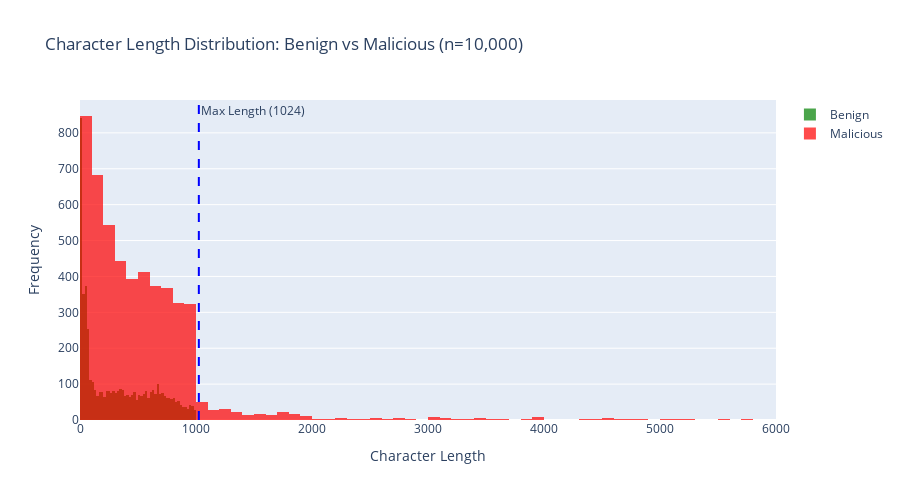
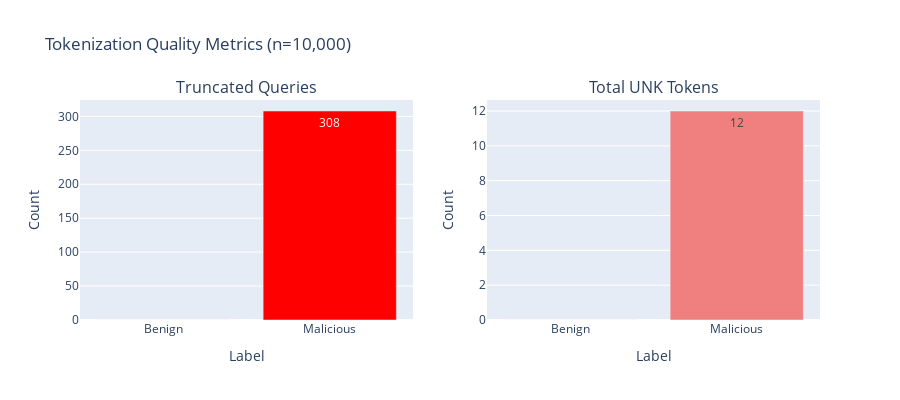
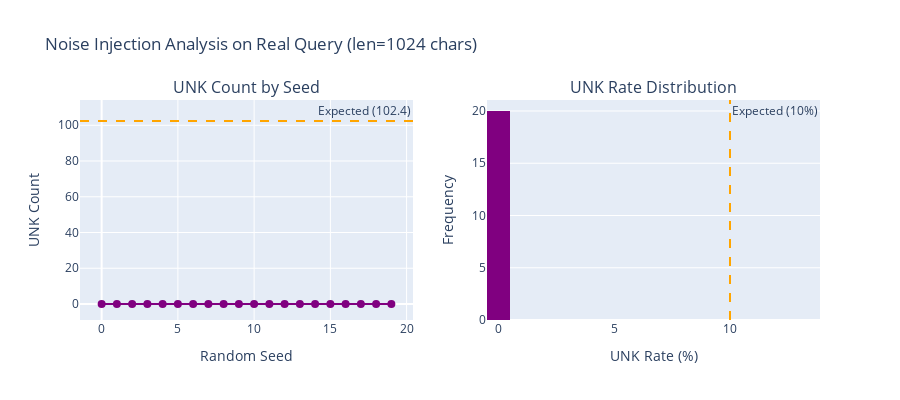

Notebook cell for these charts, in order:
### Code cell
# Cell 12: Test Tokenizer on Real Training Data
import plotly.graph_objects as go
import plotly.express as px
from plotly.subplots import make_subplots

print("="*70)
print("Testing Character Tokenizer on Real Training Data")
print("="*70)

# Test 1: Sample actual queries from training set
print("\nTest 1: Encoding Real Queries from Training Set")
print("-"*70)

# Get sample queries (benign and malicious)
benign_samples = df_train[df_train['label'] == 0]['query'].head(3).tolist()
malicious_samples = df_train[df_train['label'] == 1]['query'].head(3).tolist()

tokenizer.disable_noise()

print("\nBENIGN QUERIES:")
for i, query in enumerate(benign_samples, 1):
    encoded = tokenizer.encode(query)
    decoded = tokenizer.decode(encoded['token_ids'])
    match = decoded == query
    
    print(f"\n[Benign {i}]")
    print(f"Query: {query[:100]}{'...' if len(query) > 100 else ''}")
    print(f"Length: {encoded['length']} chars, Truncated: {encoded['truncated']}, UNK: {encoded['unk_count']}, Match: {match}")

print("\nMALICIOUS QUERIES:")
for i, query in enumerate(malicious_samples, 1):
    encoded = tokenizer.encode(query)
    decoded = tokenizer.decode(encoded['token_ids'])
    match = decoded == query
    
    print(f"\n[Malicious {i}]")
    print(f"Query: {query[:100]}{'...' if len(query) > 100 else ''}")
    print(f"Length: {encoded['length']} chars, Truncated: {encoded['truncated']}, UNK: {encoded['unk_count']}, Match: {match}")

# Test 2: Round-trip accuracy on full training set sample
print("\n" + "="*70)
print("Test 2: Round-Trip Accuracy on 10,000 Real Training Queries")
print("="*70)

tokenizer.disable_noise()
sample_size = 10000
test_queries = df_train['query'].astype(str).head(sample_size).tolist()
test_labels = df_train['label'].head(sample_size).tolist()

results = []
for query, label in zip(test_queries, test_labels):
    encoded = tokenizer.encode(query)
    decoded = tokenizer.decode(encoded['token_ids'])
    
    results.append({
        'label': label,
        'original_length': encoded['original_length'],
        'encoded_length': encoded['length'],
        'truncated': encoded['truncated'],
        'unk_count': encoded['unk_count'],
        'perfect_match': (decoded == query) and not encoded['truncated']
    })

results_df = pd.DataFrame(results)

print(f"\nTotal queries tested: {len(results_df):,}")
print(f"Perfect matches: {results_df['perfect_match'].sum():,} ({results_df['perfect_match'].mean()*100:.2f}%)")
print(f"Truncated: {results_df['truncated'].sum():,} ({results_df['truncated'].mean()*100:.2f}%)")
print(f"Total UNK tokens: {results_df['unk_count'].sum():,}")
print(f"Average UNK per query: {results_df['unk_count'].mean():.4f}")

print("\nBy Label:")
for label in [0, 1]:
    label_name = "Benign" if label == 0 else "Malicious"
    subset = results_df[results_df['label'] == label]
    print(f"  {label_name}: {len(subset):,} queries, "
          f"Perfect: {subset['perfect_match'].mean()*100:.2f}%, "
          f"Truncated: {subset['truncated'].mean()*100:.2f}%")

# Test 3: Noise injection on real queries
print("\n" + "="*70)
print("Test 3: Noise Injection on Real Training Queries")
print("="*70)

# Take 3 real queries and apply noise
noise_test_queries = df_train['query'].astype(str).iloc[100:103].tolist()

for i, query in enumerate(noise_test_queries, 1):
    print(f"\n[Real Query {i}]")
    print(f"Original: {query[:80]}{'...' if len(query) > 80 else ''}")
    
    # Clean encoding
    tokenizer.disable_noise()
    clean = tokenizer.encode(query)
    clean_decoded = tokenizer.decode(clean['token_ids'])
    
    print(f"Clean: {clean_decoded[:80]}{'...' if len(clean_decoded) > 80 else ''}")
    
    # Noisy encodings
    print(f"With noise (10% dropout):")
    for seed in range(3):
        tokenizer.enable_noise(seed=42 + seed)
        noisy = tokenizer.encode(query)
        noisy_decoded = tokenizer.decode(noisy['token_ids'])
        print(f"  Seed {42+seed}: {noisy_decoded[:80]}{'...' if len(noisy_decoded) > 80 else ''}")
        print(f"           UNK count: {noisy['unk_count']}")

# VISUALIZATIONS
print("\n" + "="*70)
print("GENERATING VISUALIZATIONS FROM REAL DATA")
print("="*70)

# Plot 1: Length distribution by label
print("\nPlot 1: Character Length Distribution (Benign vs Malicious)...")

fig1 = go.Figure()

fig1.add_trace(go.Histogram(
    x=results_df[results_df['label'] == 0]['original_length'],
    name='Benign',
    nbinsx=60,
    opacity=0.7,
    marker_color='green'
))

fig1.add_trace(go.Histogram(
    x=results_df[results_df['label'] == 1]['original_length'],
    name='Malicious',
    nbinsx=60,
    opacity=0.7,
    marker_color='red'
))

fig1.add_vline(x=1024, line_dash="dash", line_color="blue", 
               annotation_text="Max Length (1024)", annotation_position="top right")

fig1.update_layout(
    title=f'Character Length Distribution: Benign vs Malicious (n={sample_size:,})',
    xaxis_title='Character Length',
    yaxis_title='Frequency',
    barmode='overlay',
    height=500,
    showlegend=True
)

fig1.show()

# Plot 2: Truncation and UNK analysis
print("\nPlot 2: Truncation and UNK Token Analysis...")

truncation_stats = results_df.groupby('label').agg({
    'truncated': 'sum',
    'unk_count': 'sum'
}).reset_index()

truncation_stats['label_name'] = truncation_stats['label'].map({0: 'Benign', 1: 'Malicious'})

fig2 = make_subplots(
    rows=1, cols=2,
    subplot_titles=('Truncated Queries', 'Total UNK Tokens')
)

fig2.add_trace(
    go.Bar(
        x=truncation_stats['label_name'],
        y=truncation_stats['truncated'],
        marker_color=['green', 'red'],
        text=truncation_stats['truncated'],
        textposition='auto'
    ),
    row=1, col=1
)

fig2.add_trace(
    go.Bar(
        x=truncation_stats['label_name'],
        y=truncation_stats['unk_count'],
        marker_color=['lightgreen', 'lightcoral'],
        text=truncation_stats['unk_count'],
        textposition='auto'
    ),
    row=1, col=2
)

fig2.update_xaxes(title_text="Label", row=1, col=1)
fig2.update_xaxes(title_text="Label", row=1, col=2)
fig2.update_yaxes(title_text="Count", row=1, col=1)
fig2.update_yaxes(title_text="Count", row=1, col=2)

fig2.update_layout(
    title_text=f'Tokenization Quality Metrics (n={sample_size:,})',
    height=400,
    showlegend=False
)

fig2.show()

# Plot 3: Noise injection effect on real data
print("\nPlot 3: Noise Injection Effect (20 different seeds)...")

noise_query = df_train['query'].astype(str).iloc[50]
tokenizer.disable_noise()
clean_encoded = tokenizer.encode(noise_query)

noise_analysis = []
for seed in range(20):
    tokenizer.enable_noise(seed=seed)
    noisy_encoded = tokenizer.encode(noise_query)
    noise_analysis.append({
        'seed': seed,
        'unk_count': noisy_encoded['unk_count'],
        'unk_rate': (noisy_encoded['unk_count'] / noisy_encoded['length']) * 100
    })

noise_df = pd.DataFrame(noise_analysis)

fig3 = make_subplots(
    rows=1, cols=2,
    subplot_titles=('UNK Count by Seed', 'UNK Rate Distribution')
)

fig3.add_trace(
    go.Scatter(
        x=noise_df['seed'],
        y=noise_df['unk_count'],
        mode='lines+markers',
        line=dict(color='purple', width=2),
        marker=dict(size=8)
    ),
    row=1, col=1
)

expected_unk = clean_encoded['length'] * 0.1
fig3.add_hline(y=expected_unk, line_dash="dash", line_color="orange",
               annotation_text=f"Expected ({expected_unk:.1f})", row=1, col=1)

fig3.add_trace(
    go.Histogram(
        x=noise_df['unk_rate'],
        marker_color='purple',
        nbinsx=10
    ),
    row=1, col=2
)

fig3.add_vline(x=10, line_dash="dash", line_color="orange",
               annotation_text="Expected (10%)", row=1, col=2)

fig3.update_xaxes(title_text="Random Seed", row=1, col=1)
fig3.update_xaxes(title_text="UNK Rate (%)", row=1, col=2)
fig3.update_yaxes(title_text="UNK Count", row=1, col=1)
fig3.update_yaxes(title_text="Frequency", row=1, col=2)

fig3.update_layout(
    title_text=f'Noise Injection Analysis on Real Query (len={clean_encoded["length"]} chars)',
    height=400,
    showlegend=False
)

fig3.show()

print("\n" + "="*70)
print("TOKENIZER VALIDATION COMPLETE")
print("="*70)
print("\nFinal Statistics (10,000 real queries):")
print(f"  Round-trip accuracy: {results_df['perfect_match'].mean()*100:.2f}%")
print(f"  Truncation rate: {results_df['truncated'].mean()*100:.2f}%")
print(f"  Coverage (no UNK): {(results_df['unk_count'] == 0).mean()*100:.2f}%")
print(f"  Noise dropout verified: ~{noise_df['unk_rate'].mean():.1f}% (target: 10%)")
print("="*70)

### Figure 1 — Plotly figure (JSON) as saved in the notebook; plotly's stock layout.template omitted (floating-point values rounded to 4 significant figures; data arrays with more than 128 entries replaced by an {"elided": "..."} marker saying what was removed)
{"data": [{"marker": {"color": "green"}, "name": "Benign", "nbinsx": 60, "opacity": 0.7, "type": "histogram", "x": {"elided": "4951 int values"}}, {"marker": {"color": "red"}, "name": "Malicious", "nbinsx": 60, "opacity": 0.7, "type": "histogram", "x": {"elided": "5049 int values"}}], "layout": {"annotations": [{"showarrow": false, "text": "Max Length (1024)", "x": 1024, "xanchor": "left", "xref": "x", "y": 1, "yanchor": "top", "yref": "y domain"}], "barmode": "overlay", "height": 500, "shapes": [{"line": {"color": "blue", "dash": "dash"}, "type": "line", "x0": 1024, "x1": 1024, "xref": "x", "y0": 0, "y1": 1, "yref": "y domain"}], "showlegend": true, "title": {"text": "Character Length Distribution: Benign vs Malicious (n=10,000)"}, "xaxis": {"title": {"text": "Character Length"}}, "yaxis": {"title": {"text": "Frequency"}}}}

### Figure 2 — Plotly figure (JSON) as saved in the notebook; plotly's stock layout.template omitted (floating-point values rounded to 4 significant figures)
{"data": [{"marker": {"color": ["green", "red"]}, "text": [0, 308], "textposition": "auto", "type": "bar", "x": ["Benign", "Malicious"], "xaxis": "x", "y": [0, 308], "yaxis": "y"}, {"marker": {"color": ["lightgreen", "lightcoral"]}, "text": [0, 12], "textposition": "auto", "type": "bar", "x": ["Benign", "Malicious"], "xaxis": "x2", "y": [0, 12], "yaxis": "y2"}], "layout": {"annotations": [{"font": {"size": 16}, "showarrow": false, "text": "Truncated Queries", "x": 0.225, "xanchor": "center", "xref": "paper", "y": 1, "yanchor": "bottom", "yref": "paper"}, {"font": {"size": 16}, "showarrow": false, "text": "Total UNK Tokens", "x": 0.775, "xanchor": "center", "xref": "paper", "y": 1, "yanchor": "bottom", "yref": "paper"}], "height": 400, "showlegend": false, "title": {"text": "Tokenization Quality Metrics (n=10,000)"}, "xaxis": {"anchor": "y", "domain": [0, 0.45], "title": {"text": "Label"}}, "xaxis2": {"anchor": "y2", "domain": [0.55, 1], "title": {"text": "Label"}}, "yaxis": {"anchor": "x", "domain": [0, 1], "title": {"text": "Count"}}, "yaxis2": {"anchor": "x2", "domain": [0, 1], "title": {"text": "Count"}}}}

### Figure 3 — Plotly figure (JSON) as saved in the notebook; plotly's stock layout.template omitted (floating-point values rounded to 4 significant figures)
{"data": [{"line": {"color": "purple", "width": 2}, "marker": {"size": 8}, "mode": "lines+markers", "type": "scatter", "x": [0, 1, 2, 3, 4, 5, 6, 7, 8, 9, 10, 11, 12, 13, 14, 15, 16, 17, 18, 19], "xaxis": "x", "y": [0, 0, 0, 0, 0, 0, 0, 0, 0, 0, 0, 0, 0, 0, 0, 0, 0, 0, 0, 0], "yaxis": "y"}, {"marker": {"color": "purple"}, "nbinsx": 10, "type": "histogram", "x": [0, 0, 0, 0, 0, 0, 0, 0, 0, 0, 0, 0, 0, 0, 0, 0, 0, 0, 0, 0], "xaxis": "x2", "yaxis": "y2"}], "layout": {"annotations": [{"font": {"size": 16}, "showarrow": false, "text": "UNK Count by Seed", "x": 0.225, "xanchor": "center", "xref": "paper", "y": 1, "yanchor": "bottom", "yref": "paper"}, {"font": {"size": 16}, "showarrow": false, "text": "UNK Rate Distribution", "x": 0.775, "xanchor": "center", "xref": "paper", "y": 1, "yanchor": "bottom", "yref": "paper"}, {"showarrow": false, "text": "Expected (102.4)", "x": 1, "xanchor": "right", "xref": "x domain", "y": 102.4, "yanchor": "bottom", "yref": "y"}, {"showarrow": false, "text": "Expected (10%)", "x": 10, "xanchor": "left", "xref": "x2", "y": 1, "yanchor": "top", "yref": "y2 domain"}], "height": 400, "shapes": [{"line": {"color": "orange", "dash": "dash"}, "type": "line", "x0": 0, "x1": 1, "xref": "x domain", "y0": 102.4, "y1": 102.4, "yref": "y"}, {"line": {"color": "orange", "dash": "dash"}, "type": "line", "x0": 10, "x1": 10, "xref": "x2", "y0": 0, "y1": 1, "yref": "y2 domain"}], "showlegend": false, "title": {"text": "Noise Injection Analysis on Real Query (len=1024 chars)"}, "xaxis": {"anchor": "y", "domain": [0, 0.45], "title": {"text": "Random Seed"}}, "xaxis2": {"anchor": "y2", "domain": [0.55, 1], "title": {"text": "UNK Rate (%)"}}, "yaxis": {"anchor": "x", "domain": [0, 1], "title": {"text": "UNK Count"}}, "yaxis2": {"anchor": "x2", "domain": [0, 1], "title": {"text": "Frequency"}}}}
